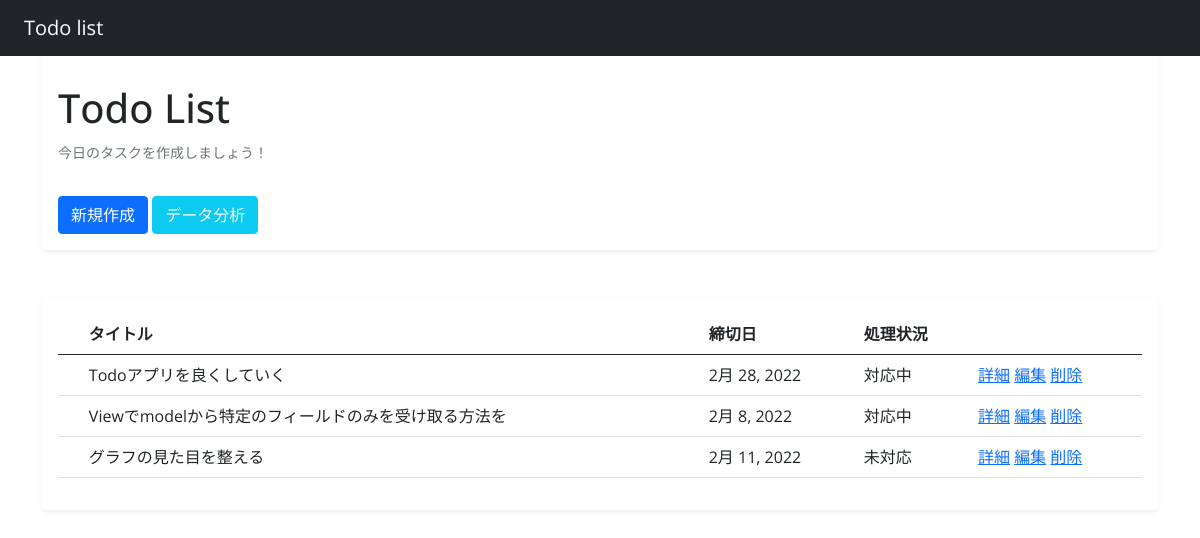
The page / on the database its author committed.
### todo/models.py (models this page shows, shortened)
class Todo(models.Model):
    title = models.CharField(
        "タスク名",
        max_length=30,
        help_text='【社名】を記載してください')
    description = models.TextField(
        "詳細",
        blank=True,
        help_text='作成物の対象期間や属性などの詳細を記入してください')
    deadline = models.DateField(
        "締切")
    category = models.ForeignKey(
        TodoCategory,
        on_delete=models.CASCADE,
        verbose_name="業務種別")
    status = models.ForeignKey(
        TodoStatus,
        on_delete=models.CASCADE,
        verbose_name="処理状況")
    created_at = models.DateTimeField(
        verbose_name="登録日時",
        auto_now_add=True)
    updated_at = models.DateTimeField(
        verbose_name="更新日時",
        auto_now=True
    )

class TodoStatus(models.Model):
    name = models.CharField(
        '処理状況',
        max_length=255,
        blank=True,
        null=True,
        unique=True)
    def __str__(self):
        return self.name

### todo/views.py (the view)
# urls.py: path("", TodoList.as_view(), name="list"),
class TodoList(ListView):
    model = Todo
    context_object_name = "tasks"

### todo/templates/todo/todo_list.html (shortened to what this page needs)
{% extends 'todo/base.html' %}
{% block header %}
<h1><div class="mt-5">Todo List</div></h1>
<small class="text-muted">今日のタスクを作成しましょう！</small>
<br>
<a class="btn btn-primary" href="{% url 'create' %}">新規作成</a>
<a class="btn btn-info text-white" href="{% url 'analysis' %}">データ分析</a>
{% endblock header %}
{% block content %}
<div class="shadow-sm p-3 mb-5 bg-white rounded">
    <table class="table">
        <thead>
            <tr>
            <th scope="col"></th>
            <th scope="col">タイトル</th>
            <th scope="col">締切日</th>
            <th scope="col">処理状況</th>
            <th scope="col"></th>
            </tr>
        </thead>
        <tbody>
            {% for task in tasks %}
            {% if task.status|stringformat:"s" != "完了済" %}
            <tr>
                <td></td>
                <td>{{ task.title }}</td>
                <td>{{ task.deadline }}</td>
                <td>{{ task.status }}</td>
                <td>
                    <a href="{% url 'detail' task.pk %}">詳細</a>
                    <a href="{% url 'update' task.pk %}">編集</a>
                    <a href="{% url 'delete' task.pk %}">削除</a>
                </td>
            </tr>
            {% endif %}
            {% endfor %}
        </tbody>
    </table>
</div>
{% endblock content %}

### todo/templates/todo/base.html (style rules this page uses)
body { padding-top: 20px; font-family: 'Open Sans', sans-serif; }

### rows shown on the page
Todo: title "Todoアプリを良くしていく", deadline "2月 28, 2022", status "対応中"
Todo: title "Viewでmodelから特定のフィールドのみを受け取る方法を", deadline "2月 8, 2022", status "対応中"
Todo: title "グラフの見た目を整える", deadline "2月 11, 2022", status "未対応"
